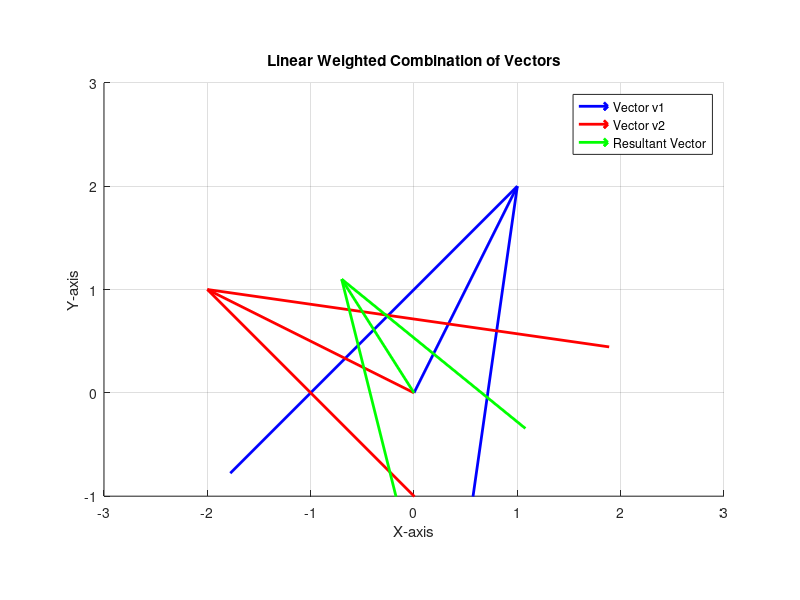

This figure's MATLAB source:
clc; clear; close all;

% Define two 2D vectors form of 'v = [a; b]'
v1 = [1; 2]; % example vector 1
v2 = [-2; 1]; % example vector 2

% Define weights
alpha = 0.3;
beta = 0.5;

%%%%%%% TODO %%%%%%
% Compute the linear weighted combination
% Write form of 'resultant_vector = weight1*vector1 + wegiht2*vector2'
resultant_vector = alpha * v1 + beta * v2;
%%%%%%%%%%%%%%%%%%%

% Visualization
figure;
hold on;

% Plot vectors
quiver(0, 0, v1(1), v1(2), 'Color', 'b', 'LineWidth', 2, 'MaxHeadSize', 1, 'AutoScale', 'off');
quiver(0, 0, v2(1), v2(2), 'Color', 'r', 'LineWidth', 2, 'MaxHeadSize', 1, 'AutoScale', 'off');
quiver(0, 0, resultant_vector(1), resultant_vector(2), 'Color', 'g', 'LineWidth', 2, 'MaxHeadSize', 1, 'AutoScale', 'off');
% Set axis equal, xlim, and ylim
axis equal;
xlim([-3, 3]);
ylim([-1, 3]);
% Add labels
xlabel('X-axis');
ylabel('Y-axis');
% Add legend
legend('Vector v1', 'Vector v2', 'Resultant Vector');
% Set title
title('Linear Weighted Combination of Vectors');
% Show grid
grid on;

hold off;

